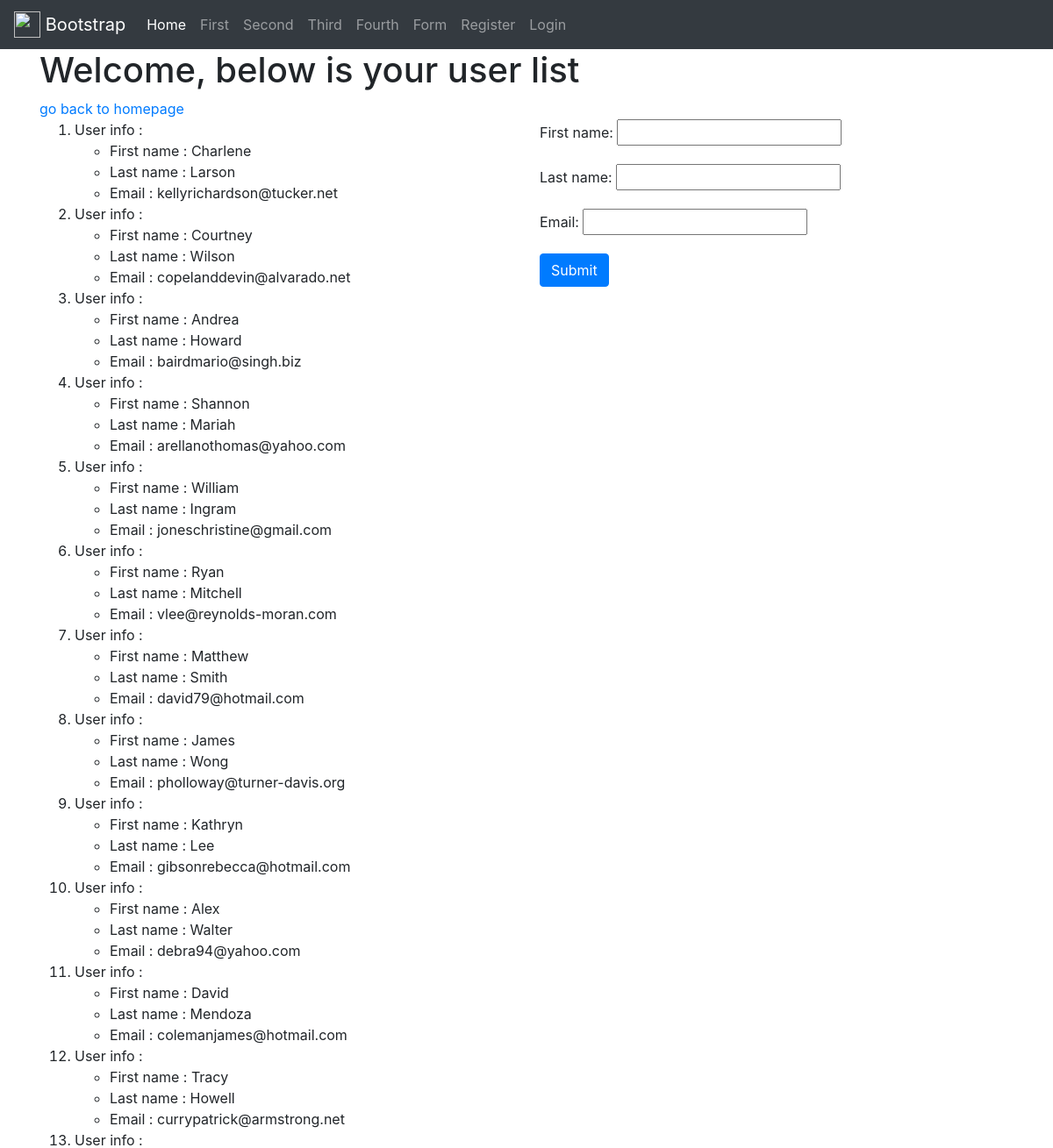
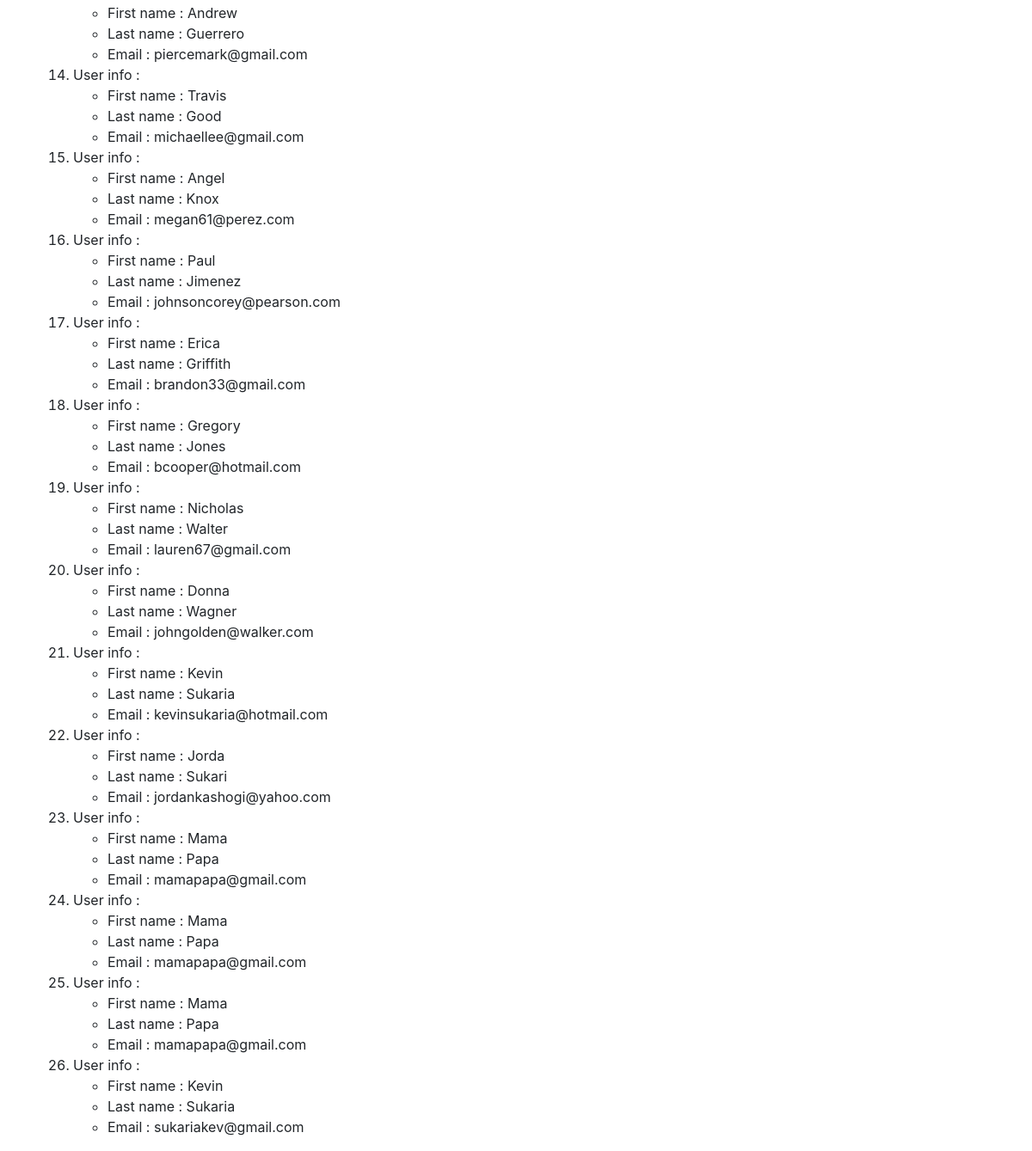
Screenshot of /third_app/ with the database file from the repository (2 pictures, top to bottom).
### third_app/models.py (models this page shows, shortened)
class Users(models.Model):
    first_name = models.CharField(max_length=105)
    last_name = models.CharField(max_length=100)
    email = models.EmailField(max_length=100)

### third_app/views.py (the view)
# urls.py: path('', views.users, name='users')
def users(request):
    obj = Users.objects.all()
    form = forms.UserForm()
    dict = {
        'users': obj,
        'form': form
    }
    if request.method == 'POST':
        form = forms.UserForm(request.POST)
        if form.is_valid():
            form.save(commit=True)
    return render(request, 'third_app/users.html', context=dict)

### third_app/forms.py
class UserForm(forms.ModelForm):
    class Meta:
        model = Users
        fields = '__all__'

### templates/third_app/users.html (shortened to what this page needs)
<!DOCTYPE html>
{% extends 'base.html' %}
{% block body_block %}
	<h1>Welcome, below is your user list</h1>
	<a href="/">go back to homepage</a>
	<div class="row">
		<div class="col-lg-6">
			<ol>
				{% for val in users %}
				<li>User info :</li>
				<ul>
					<li>First name  : {{val.first_name}}</li>
					<li>Last name   : {{val.last_name}}</li>
					<li>Email       : {{val.email}}</li>
				</ul>
				{% endfor %}
			</ol>
		</div>
		<div class="col-lg-6">
			<form method="POST">
				{{ form.as_p }}
				<input type="submit" class="btn btn-primary">
			</form>
		</div>
	</div>
</div>
{% endblock %}

### rows the page displays
Users: first_name "Charlene", last_name "Larson", email "kellyrichardson@tucker.net"
Users: first_name "Courtney", last_name "Wilson", email "copelanddevin@alvarado.net"
Users: first_name "Andrea", last_name "Howard", email "bairdmario@singh.biz"
Users: first_name "Shannon", last_name "Mariah", email "arellanothomas@yahoo.com"
Users: first_name "William", last_name "Ingram", email "joneschristine@gmail.com"
Users: first_name "Ryan", last_name "Mitchell", email "vlee@reynolds-moran.com"
Users: first_name "Matthew", last_name "Smith", email "david79@hotmail.com"
Users: first_name "James", last_name "Wong", email "pholloway@turner-davis.org"
Users: first_name "Kathryn", last_name "Lee", email "gibsonrebecca@hotmail.com"
Users: first_name "Alex", last_name "Walter", email "debra94@yahoo.com"
Users: first_name "David", last_name "Mendoza", email "colemanjames@hotmail.com"
Users: first_name "Tracy", last_name "Howell", email "currypatrick@armstrong.net"
Users: first_name "Andrew", last_name "Guerrero", email "piercemark@gmail.com"
Users: first_name "Travis", last_name "Good", email "michaellee@gmail.com"
Users: first_name "Angel", last_name "Knox", email "megan61@perez.com"
Users: first_name "Paul", last_name "Jimenez", email "johnsoncorey@pearson.com"
Users: first_name "Erica", last_name "Griffith", email "brandon33@gmail.com"
Users: first_name "Gregory", last_name "Jones", email "bcooper@hotmail.com"
Users: first_name "Nicholas", last_name "Walter", email "lauren67@gmail.com"
Users: first_name "Donna", last_name "Wagner", email "johngolden@walker.com"
Users: first_name "Kevin", last_name "Sukaria", email "kevinsukaria@hotmail.com"
Users: first_name "Jorda", last_name "Sukari", email "jordankashogi@yahoo.com"
Users: first_name "Mama", last_name "Papa", email "mamapapa@gmail.com"
Users: first_name "Mama", last_name "Papa", email "mamapapa@gmail.com"
Users: first_name "Mama", last_name "Papa", email "mamapapa@gmail.com"
Users: first_name "Kevin", last_name "Sukaria", email "sukariakev@gmail.com"
